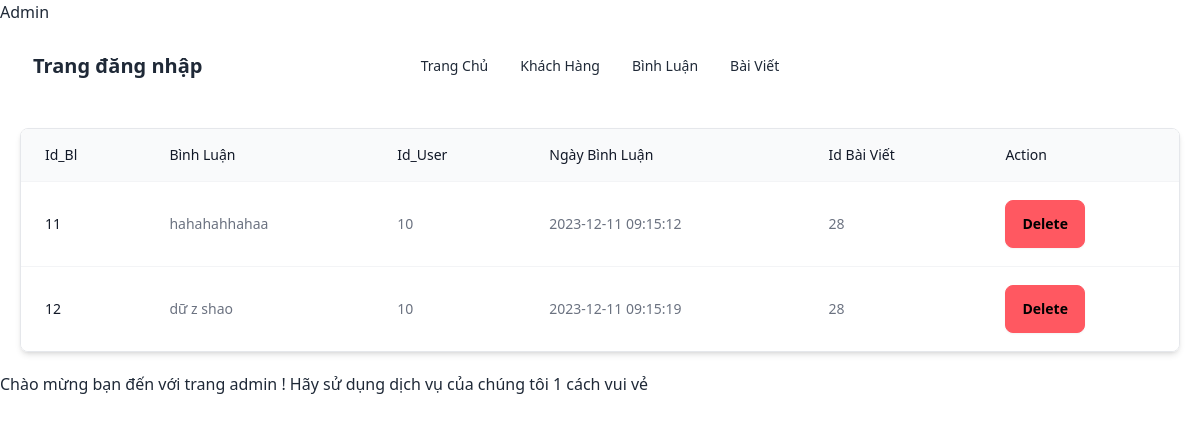
Screenshot of /admin/index.php?act=dsbl with the database file from the repository.
### model/pdo.php (called while the page is built, shortened)
<?php
function pdo_get_connection()
{
    $dburl = "mysql:host=localhost;dbname=duan11;charset=utf8";
    $username = 'root';
    $password = '';
    $conn = new PDO($dburl, $username, $password);
    $conn->setAttribute(PDO::ATTR_ERRMODE, PDO::ERRMODE_EXCEPTION);
    return $conn;
}
function pdo_query($sql)
{
    $sql_args = array_slice(func_get_args(), 1);
    try {
        $conn = pdo_get_connection();
        $stmt = $conn->prepare($sql);
        $stmt->execute($sql_args);
        $rows = $stmt->fetchAll();
        return $rows;
    } catch (PDOException $e) {
        throw $e;
    } finally {
        unset($conn);
    }
}

### model/binh-luan.php (called while the page is built, shortened)
<?php
function load_bl()
{
    $sql = "select * from `binh-luan` where 1";
    $listbl = pdo_query($sql);
    return $listbl;
}

### admin/binhluan/quanlybl.php (the view, shortened to what this page needs)
<div class="overflow-hidden rounded-lg border border-gray-200 shadow-md m-5">
    <table class="w-full border-collapse bg-white text-left text-sm text-gray-500">
        <thead class="bg-gray-50">
            <tr>
                <th scope="col" class="px-6 py-4 font-medium text-gray-900">Id_Bl</th>
                <th scope="col" class="px-6 py-4 font-medium text-gray-900">Bình Luận</th>
                <th scope="col" class="px-6 py-4 font-medium text-gray-900">Id_User</th>
                <th scope="col" class="px-6 py-4 font-medium text-gray-900">Ngày Bình Luận</th>
                <th scope="col" class="px-6 py-4 font-medium text-gray-900">Id Bài Viết</th>
                <th scope="col" class="px-6 py-4 font-medium text-gray-900">Action</th>
            </tr>
        </thead>
        <tbody class="divide-y divide-gray-100 border-t border-gray-100">
            <?php foreach ($list_bl as $bl) : ?>
                <?php extract($bl); ?>
                <tr class="hover:bg-gray-50">
                    <th class="flex gap-3 px-6 py-8 font-normal text-gray-900">
                        <?= $id_bl ?>
                    </th>
                    <td class="px-6 py-4">
                        <?= $content ?>
                    </td>
                    <td class="px-6 py-4">
                        <?= $id_user ?>
                    </td>
                    <td class="px-6 py-4">
                        <?= $time ?>
                    </td>
                    <td class="px-6 py-4">
                        <?= $bl['id_baiviet']; ?>
                    </td>
                    <td class="px-6 py-4">
                        <div class="flex gap-4">
                            <a href="index.php?act=xoabl&id_bl=<?= $id_bl ?>" class="btn btn-error">Delete</a>
                        </div>
                    </td>
                </tr>
            <?php endforeach; ?>
        </tbody>
    </table>
</div>

### rows the page displays
binh-luan: id_bl "11", content "hahahahhahaa", id_user "10", time "2023-12-11 09:15:12", id_baiviet "28"
binh-luan: id_bl "12", content "dữ z shao", id_user "10", time "2023-12-11 09:15:19", id_baiviet "28"
